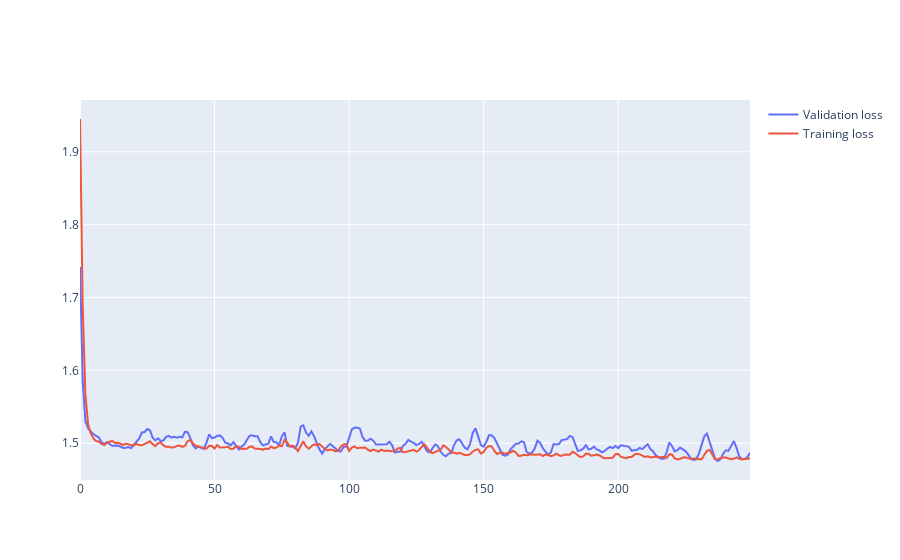

The cell this chart's notebook holds for it:
### Code cell
fig = go.Figure()
fig.add_trace(
    go.Scatter(y=training_history.history['val_loss'],
               mode='lines',
               name='Validation loss'))
fig.add_trace(
    go.Scatter(y=training_history.history['loss'],
               mode='lines',
               name='Training loss'))

### Figure 1 — Plotly figure (JSON) as saved in the notebook; plotly's stock layout.template omitted (floating-point values rounded to 4 significant figures; data arrays with more than 128 entries replaced by an {"elided": "..."} marker saying what was removed)
{"data": [{"mode": "lines", "name": "Validation loss", "type": "scatter", "y": {"elided": "250 float values"}}, {"mode": "lines", "name": "Training loss", "type": "scatter", "y": {"elided": "250 float values"}}], "layout": {}}
